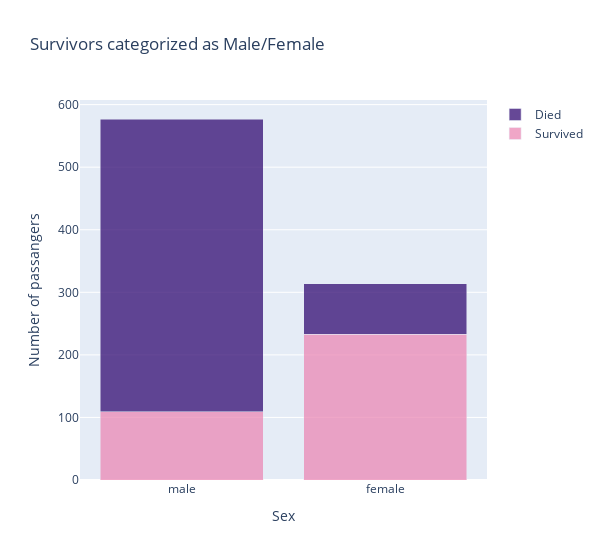

Notebook code for this chart:
### Code cell
# Gender and no. of Passangers
fig = go.Figure(data=[
    go.Bar(name='Survived',
           x=df['sex'],
           y=[df[df.sex=='male']['survived'].agg(sum),
              df[df.sex=='female']['survived'].agg(sum)],
           marker_color='#EB89B5',
           opacity=0.75),
    go.Bar(name='Died',
           x=df['sex'],
           y=[df[df.sex=='male']['died'].agg(sum),
              df[df.sex=='female']['died'].agg(sum)],
           marker_color='#330C73',
           opacity=0.75)
])
fig.update_layout(barmode='stack', width=600, title_text='Survivors categorized as Male/Female', xaxis_title_text='Sex', yaxis_title_text='Number of passangers')
fig.show()

### Figure 1 — Plotly figure (JSON) as saved in the notebook; plotly's stock layout.template omitted (floating-point values rounded to 4 significant figures; data arrays with more than 128 entries replaced by an {"elided": "..."} marker saying what was removed)
{"data": [{"marker": {"color": "#EB89B5"}, "name": "Survived", "opacity": 0.75, "type": "bar", "x": {"elided": "891 str values"}, "y": [109, 233]}, {"marker": {"color": "#330C73"}, "name": "Died", "opacity": 0.75, "type": "bar", "x": {"elided": "891 str values"}, "y": [468, 81]}], "layout": {"barmode": "stack", "title": {"text": "Survivors categorized as Male/Female"}, "width": 600, "xaxis": {"title": {"text": "Sex"}}, "yaxis": {"title": {"text": "Number of passangers"}}}}
